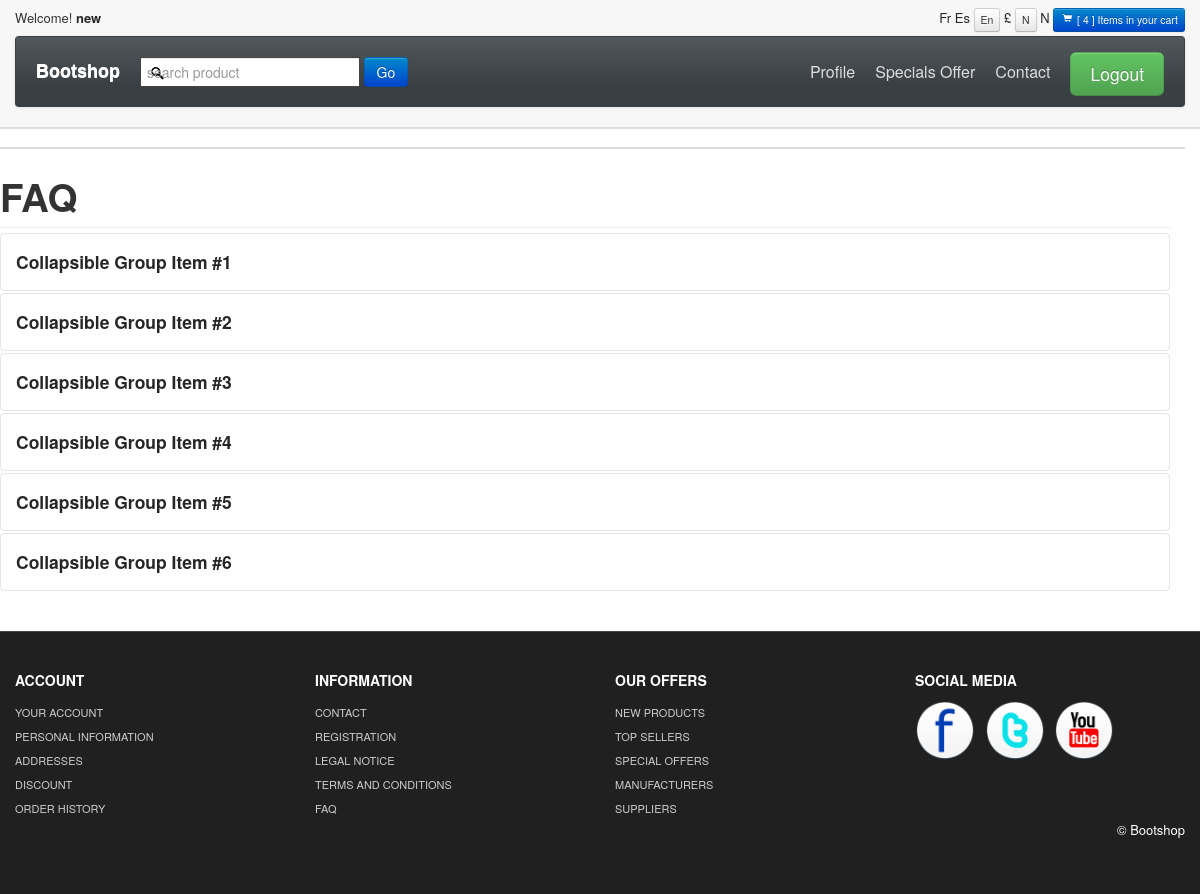
/faq/ (signed in), run on the app's committed database.
### Store/models.py (models this page shows, shortened)
class MyUser(AbstractBaseUser):
    first_name = models.CharField(verbose_name="first name", max_length=60)
    last_name = models.CharField(verbose_name="last name", max_length=60)
    username = models.CharField(verbose_name="username", max_length=30, unique=True, null=True, blank=True)
    email = models.EmailField(verbose_name="email address", max_length=60, unique=True)
    date_joined = models.DateTimeField(verbose_name="date joined", auto_now_add=True)
    last_login = models.DateTimeField(verbose_name="last login", auto_now=True)
    is_staff = models.BooleanField(default=False)
    is_superuser = models.BooleanField(default=False)
    is_active = models.BooleanField(default=True)
    @property
    def name(self):
        return f'{self.first_name} {self.last_name}'
    USERNAME_FIELD = "email"
    REQUIRED_FIELDS = ['first_name', 'last_name']
    objects = MyUserManager()
    def __str__(self):
        return self.name
    '''
    Make sure to set this custom model as our user model in settings.py
    AUTH_USER_MODEL = "App.CustomUserModel"
    Make sure to delete previous migration files incase of errors
    Then make migrations
    '''

class CompanyInfo(models.Model):
    logo = models.ImageField(upload_to="Images/Company", blank=True, null=True)
    name = models.CharField(max_length=150, blank=False, null=False)
    address = models.CharField(max_length=150, blank=True, null=True)
    country = models.CharField(max_length=60, blank=True, null=True)
    email1 = models.EmailField(blank=False, null=False)
    email2 = models.EmailField(blank=True, null=True)
    phone1 = models.CharField(max_length=25, blank=False, null=False)
    phone2 = models.CharField(max_length=25, blank=True, null=True)
    website = models.CharField(max_length=100, blank=True, null=True)
    facebook_link = models.URLField(max_length=2000, blank=True, null=True)
    twitter_link = models.URLField(max_length=2000, blank=True, null=True)
    instagram_link = models.URLField(max_length=2000, blank=True, null=True)
    youtube_link = models.URLField(max_length=200, blank=True, null=True)
    currency = models.CharField(max_length=60, null=False, blank=False,  help_text="e.g dollar")
    currency_shortcode = models.CharField(max_length=3, null=False, blank=False, help_text="e.g usd")
    currency_symbol = models.CharField(max_length=1, null=False, blank=False,  help_text="e.g $")
    public_key = models.CharField(max_length=160, blank=True, null=True)
    secret_key = models.CharField(max_length=160, blank=True, null=True)
    google_analytics = models.TextField(max_length=3000, blank=True, null=True)

### Store/views.py (the view)
# urls.py: path('faq/', views.faq, name='faq'),
def faq(request):
    order_data = getCustomerAndOrder(request)
    if request.method == 'POST':
        search = request.POST['search']
        return redirect('/products/'+search)
    context = {
        'item_total': order_data['item_total'],
        'total': order_data['total'],
        'company': company,
        'categories' : categories,
        'hot_products':hot_products
    }
    return render(request, 'faq.html', context)

### Store/models.py (called while the page is built)
    @property
    def discount(self):
        discount = (self.discount_in_percentage/100) * self.price
        return discount

    @property
    def tax(self):
        tax_amount = (self.tax_in_percentage/100) * self.price
        return tax_amount

    @property
    def price_total(self):
        orderitems = self.orderitem_set.all()
        total = sum([item.item_price_total for item in orderitems])
        return  total

    @property
    def discount_total(self):
        orderitems = self.orderitem_set.all()
        total = sum([item.product.discount for item in orderitems])
        return total

    @property
    def tax_total(self):
        orderitems = self.orderitem_set.all()
        total = sum([item.product.tax for item in orderitems])
        return total

    @property
    def shipping_fee_total(self):
        orderitems = self.orderitem_set.all()
        total = sum([item.product.shipping_fee for item in orderitems])
        return total

    @property
    def item_total(self):
        orderitems = self.orderitem_set.all()
        total = sum([item.quantity for item in orderitems])
        if self.delivered == True:
            for i in orderitems:
                i.quantity = 0
                total = i.quantity
        return  total

    @property
    def total(self):
        total = (self.price_total + self.shipping_fee_total + self.tax_total) - self.discount_total
        return total

    @property
    def item_price_total(self):
        total = self.product.price * self.quantity
        return total

### Store/utils.py (called while the page is built)
def getCustomerAndOrder(request):
    try:
        customer = request.user.customer
    except:
        try:
            device = request.COOKIES['device']
        except:
            return redirect('/')
        customer, created = Customer.objects.get_or_create(device=device)
    order, created = Order.objects.get_or_create(customer=customer, complete=False)
    items =  order.orderitem_set.all()
    item_total = order.item_total
    total = order.total
    return {'items':items, 'order':order, 'item_total': item_total, 'total': total, 'customer': customer,}

### Templates/faq.html (shortened to what this page needs)
{% extends 'base.html' %}
{% load static %}
{% block body %}
<div id="mainBody">
	<div class="container">
	<h1>FAQ</h1>
	<hr class="soften"/>
	<div class="accordion" id="accordion2">
		<div class="accordion-group">
		  <div class="accordion-heading">
			<h4><a class="accordion-toggle collapsed" data-toggle="collapse" data-parent="#accordion2" href="#collapseOne">
			  Collapsible Group Item #1
			</a></h4>
		  </div>
		</div>
		<div class="accordion-group">
		  <div class="accordion-heading">
			<h4><a class="accordion-toggle" data-toggle="collapse" data-parent="#accordion2" href="#collapseTwo">
			  Collapsible Group Item #2
			</a></h4>
		  </div>
		</div>
		<div class="accordion-group">
		  <div class="accordion-heading">
			<h4><a class="accordion-toggle collapsed" data-toggle="collapse" data-parent="#accordion2" href="#collapseThree">
			  Collapsible Group Item #3
			</a></h4>
		  </div>
		</div>
		<div class="accordion-group">
		  <div class="accordion-heading">
			<h4><a class="accordion-toggle collapsed" data-toggle="collapse" data-parent="#accordion2" href="#collapseFour">
			  Collapsible Group Item #4
			</a></h4>
		  </div>
		</div>
		<div class="accordion-group">
		  <div class="accordion-heading">
			<h4><a class="accordion-toggle collapsed" data-toggle="collapse" data-parent="#accordion2" href="#collapseFive">
			  Collapsible Group Item #5
			</a></h4>
		  </div>
		</div>
		<div class="accordion-group">
		  <div class="accordion-heading">
			<h4><a class="accordion-toggle collapsed" data-toggle="collapse" data-parent="#accordion2" href="#collapseSix">
			  Collapsible Group Item #6
			</a></h4>
		  </div>
		</div>
	  </div>
	</div>
	</div>
{% endblock %}

### Templates/base.html (shortened to what this page needs)
{% load static %}
<!DOCTYPE html>
<html lang="en">
  <head>
    <link id="callCss" rel="stylesheet" href="{% static 'themes/bootshop/bootstrap.min.css' %}" media="screen"/>
    <link href="{% static 'themes/css/base.css' %}" rel="stylesheet" media="screen"/>
	<link href="{% static 'themes/css/bootstrap-responsive.min.css' %}" rel="stylesheet"/>
	<link href="{% static 'themes/css/font-awesome.css' %}" rel="stylesheet" type="text/css">
	<link href="{% static 'themes/js/google-code-prettify/prettify.css' %}" rel="stylesheet"/>
  </head>
<body>
<div id="header">
<div class="container">
<div id="welcomeLine" class="row">
    {% if user.is_authenticated %}
	<div class="span6">Welcome! <strong><a href="{% url 'Store:profile' request.user.id %}">{{ user.first_name }}<a/></strong></div>
    {% else %}
    <div class="span6">Welcome! <strong>user</strong></div>
    {% endif %}
	<div class="span6">
	<div class="pull-right">
		<span class="">Fr</span>
		<span class="">Es</span>
		<span class="btn btn-mini">En</span>
		<span>&pound;</span>
		<span class="btn btn-mini">{{company.currency_symbol}}{{ order.total }}</span>
		<span class="">{{company.currency_symbol}}</span>
		<a href="{% url 'Store:cart' %}"><span class="btn btn-mini btn-primary"><i class="icon-shopping-cart icon-white"></i> [ {{ item_total }} ] Items in your cart </span> </a>
	</div>
	</div>
</div>
<div id="logoArea" class="navbar">
  <div class="navbar-inner">
	{% if company.logo %}
    <a class="brand" href="{% url 'Store:index' %}"><img src="{{company.logo.url}}" alt="Logo"/></a>
	{% elif company.name %}
	<a class="brand" href="{% url 'Store:index' %}" id="logo-name">{{company.name}}</a>
	{% else %}
	<a class="brand" href="{% url 'Store:index' %}"><img src="{% static 'themes/images/logo.png' %}" alt="Logo"/></a>
	{% endif %}
		<form class="form-inline navbar-search" method="POST" action="#">
		<input id="srchFld" class="srchTxt" name="search" type="text" placeholder="search product" />
		  <button type="submit" id="submitButton" class="btn btn-primary">Go</button>
    	</form>
    <ul id="topMenu" class="nav pull-right">
	{% if user.is_authenticated %}
	 <li class=""><a href="{% url 'Store:profile' request.user.id %}">Profile</a></li>
	 <li class=""><a href="special_offer.html">Specials Offer</a></li>
	 {% endif %}
	 <li class=""><a href="{% url 'Store:contact' %}">Contact</a></li>
	 <li class="">
	 {% if user.is_authenticated %}
	 <a href="{% url 'Store:logout' %}" role="button" data-toggle="modal" style="padding-right:0"><span class="btn btn-large btn-success">Logout</span></a>
	 {% else %}
	 <a href="{% url 'Store:login' %}" role="button" data-toggle="modal" style="padding-right:0"><span class="btn btn-large btn-success">Login</span></a>
	 {% endif %}
	</li>
    </ul>
  </div>
</div>
</div>
</div>
<div id="mainBody">
	<div class="container">
	<div class="row">
{% block body %}
{% endblock %}
		</div>
		</div>
	</div>
	<div  id="footerSection">
	<div class="container">
		<div class="row">
			<div class="span3">
				<h5>ACCOUNT</h5>
				<a href="{% url 'Store:profile' request.user.id %}">YOUR ACCOUNT</a>
				<a href="{% url 'Store:profile' request.user.id %}">PERSONAL INFORMATION</a>
				<a href="{% url 'Store:profile' request.user.id %}">ADDRESSES</a>
				<a href="#">DISCOUNT</a>
				<a href="#">ORDER HISTORY</a>
			 </div>
			<div class="span3">
				<h5>INFORMATION</h5>
				<a href="{% url 'Store:contact' %}">CONTACT</a>
				<a href="{% url 'Store:login' %}">REGISTRATION</a>
				<a href="{% url 'Store:legal' %}">LEGAL NOTICE</a>
				<a href="{% url 'Store:tac' %}">TERMS AND CONDITIONS</a>
				<a href="{% url 'Store:faq' %}">FAQ</a>
			 </div>
			<div class="span3">
				<h5>OUR OFFERS</h5>
				<a href="#">NEW PRODUCTS</a>
				<a href="#">TOP SELLERS</a>
				<a href="special_offer.html">SPECIAL OFFERS</a>
				<a href="#">MANUFACTURERS</a>
				<a href="#">SUPPLIERS</a>
			 </div>
			<div id="socialMedia" class="span3 pull-right">
				<h5>SOCIAL MEDIA </h5>
				{% if company.facebook_link %}
				<a href="{{company.facebook_link}}"><img width="60" height="60" src="{% static 'themes/images/facebook.png' %}" title="facebook" alt="facebook link"/></a>
				{% endif %}
				{% if company.twitter_link %}
				<a href="{{company.twitter_link}}"><img width="60" height="60" src="{% static 'themes/images/twitter.png' %}" title="twitter" alt="twitter link"/></a>
				{% endif %}
				{% if company.youtube_link %}
				<a href="company.youtube_link"><img width="60" height="60" src="{% static 'themes/images/youtube.png' %}" title="youtube" alt="youtube link"/></a>
				{% endif %}
			 </div>
		 </div>
		<p class="pull-right">&copy; Bootshop</p>
	</div>
	</div>
</body>
</html>

### Static/themes/css/base.css (style rules this page uses)
#mainBody { border-top:2px solid #dedede; padding-top: 18px; }
#carouselBlk,#header { background: url(../images/headerRepeat.png) repeat-x 0 0 #f7f7f7; }
#srchFld { background: url(../images/search.png) no-repeat 4px center #fff; }
#logoArea, #logoArea a { line-height:49px; }
#logoArea .btn, #logoArea .btn-group { margin-top: 0; }
#welcomeLine { padding: 8px 0 4px }
#accordion2, #legalNotice, .justify, #mainCol { text-align:justify }
#footerSection { background: #202020;color: white;padding: 28px 0 44px;margin-top: 20px;border-top: 1px solid #444; }
#footerSection a { color:#ccc; font-size:11px; padding:0; line-height:24px; display:block; }
#footerSection #socialMedia a { min-width:25px; display:inline; margin-right:6px; text-align:center; line-height:1.5em; }
#socialMedia img { max-width:60px; }
.navbar-search .srchTxt { border-radius: 0;border: 1px solid #444; }
[class^="icon-"], [class*=" icon-"] { background-image: none; }
.navbar .nav > li > a { padding:10px;color: #DDD;text-shadow: none;font-size: 16px; }
#logoArea, #logoArea a { outline:none; }
.navbar .nav.pull-right, #sideManu { overflow:hidden; }
.navbar-search { margin-top: 8px; }

### Templates/base.html (style rules this page uses)
#logo-name { color: #fff; font-size: large; font-weight: bold; font-family: 'Lucida Sans', 'Lucida Sans Regular', 'Lucida Grande', 'Lucida Sans Unicode', Geneva, Verdana, sans-serif; }

### data on the page
MyUser: first_name "new"
CompanyInfo: currency_symbol "N", name "Bootshop"

### other printed values
{{ item_total }} "4"
